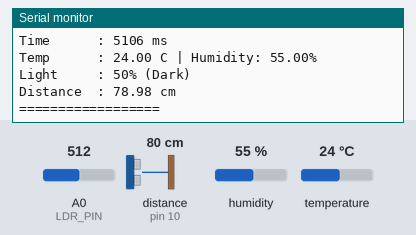
Bench run of a sketch on a simulated Arduino Uno, built with avr-gcc and run on an emulated ATmega328P. Shown: the last lines printed to the serial monitor. Wiring (inferred from the names in the program): ultrasonic range finder: trigger pin 9; echo pin 10. The test bench sets the inputs (shaded band); at power-on: A0 (LDR_PIN) = 512, distance to the obstacle (sensor on pin 10) 80 cm, humidity 55 %, temperature 24 °C. The echo pulse lasts 58.3 µs per cm.

Above: at 5.9 s.
6.0 s: A0 (LDR_PIN) set to 992
At 10.31 s:
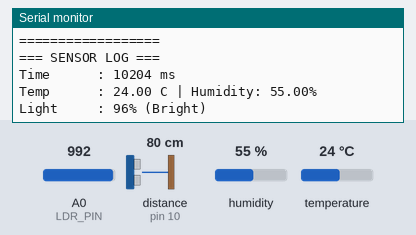
16.8 s: distance to the obstacle (sensor on pin 10) set to 2 cm
At 21.5 s:
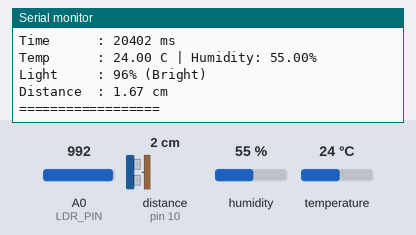
22.9 s: humidity set to 22 %
At 26.4 s:
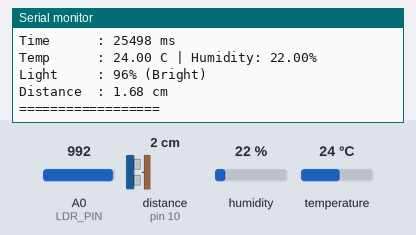
29.0 s: temperature set to 12 °C
At 30.7 s:
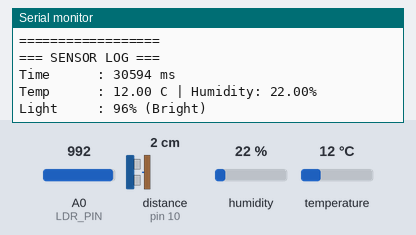
35.1 s: distance to the obstacle (sensor on pin 10) set to 250 cm
At 40.93 s:
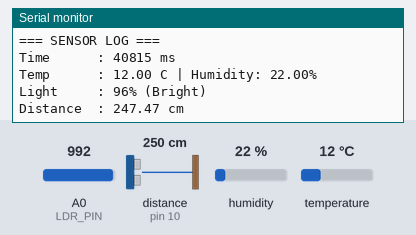
46.0 s: A0 (LDR_PIN) set to 716
At 51.15 s:
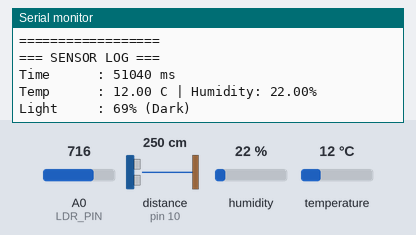
Timing chart, 0 to 52.6 s (numbered marks = the images above; inputs shaded):
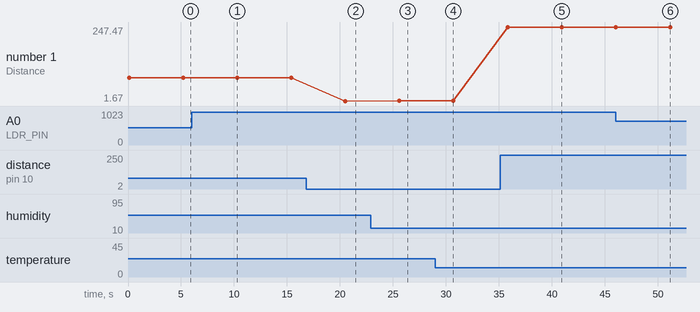

Measured:
- after the input at 6.0 s, the serial monitor: prints a new line after 4.3 s (image 1)
- after the input at 16.8 s, the serial monitor: prints a new line after 3.6 s (image 2)
- after the input at 22.9 s, the serial monitor: prints a new line after 2.6 s (image 3)
- after the input at 29.0 s, the serial monitor: prints a new line after 1.6 s (image 4)
- after the input at 35.1 s, the serial monitor: prints a new line after 0.63 s (image 5)
- after the input at 46.0 s, the serial monitor: prints a new line after 5.1 s (image 6)
- plotted number 1: 78.98 → 1.67 after the input at 16.8 s, 1.67 → 1.68 after the input at 22.9 s, 1.68 → 247.47 after the input at 35.1 s

The sketch:

multi_sensor_logger.ino
```cpp
/*
 * Author      : Puthiyaraj P
 * Date        : 05-07-2026
 * Assignment  : Q24 - Multi Sensor Data Logger
 * Description : Reads DHT22, LDR and HC-SR04 every 5 seconds.
 */

#include <DHT.h>

#define DHTPIN 2
#define DHTTYPE DHT22

#define TRIG_PIN 9
#define ECHO_PIN 10

#define LDR_PIN A0

DHT dht(DHTPIN, DHTTYPE);

void setup() {

  Serial.begin(9600);

  dht.begin();

  pinMode(TRIG_PIN, OUTPUT);
  pinMode(ECHO_PIN, INPUT);
}

void loop() {

  float temp = dht.readTemperature();
  float hum = dht.readHumidity();

  int ldr = analogRead(LDR_PIN);
  int lightPercent = map(ldr, 0, 1023, 0, 100);

  String lightStatus;

  if (lightPercent > 70)
    lightStatus = "Bright";
  else
    lightStatus = "Dark";

  digitalWrite(TRIG_PIN, LOW);
  delayMicroseconds(2);

  digitalWrite(TRIG_PIN, HIGH);
  delayMicroseconds(10);

  digitalWrite(TRIG_PIN, LOW);

  long duration = pulseIn(ECHO_PIN, HIGH);

  float distance = duration * 0.034 / 2;

  Serial.println("=== SENSOR LOG ===");

  Serial.print("Time      : ");
  Serial.print(millis());
  Serial.println(" ms");

  Serial.print("Temp      : ");
  Serial.print(temp);
  Serial.print(" C | Humidity: ");
  Serial.print(hum);
  Serial.println("%");

  Serial.print("Light     : ");
  Serial.print(lightPercent);
  Serial.print("% (");
  Serial.print(lightStatus);
  Serial.println(")");

  Serial.print("Distance  : ");
  Serial.print(distance);
  Serial.println(" cm");

  Serial.println("==================");
  Serial.println();

  delay(5000);
}
```
